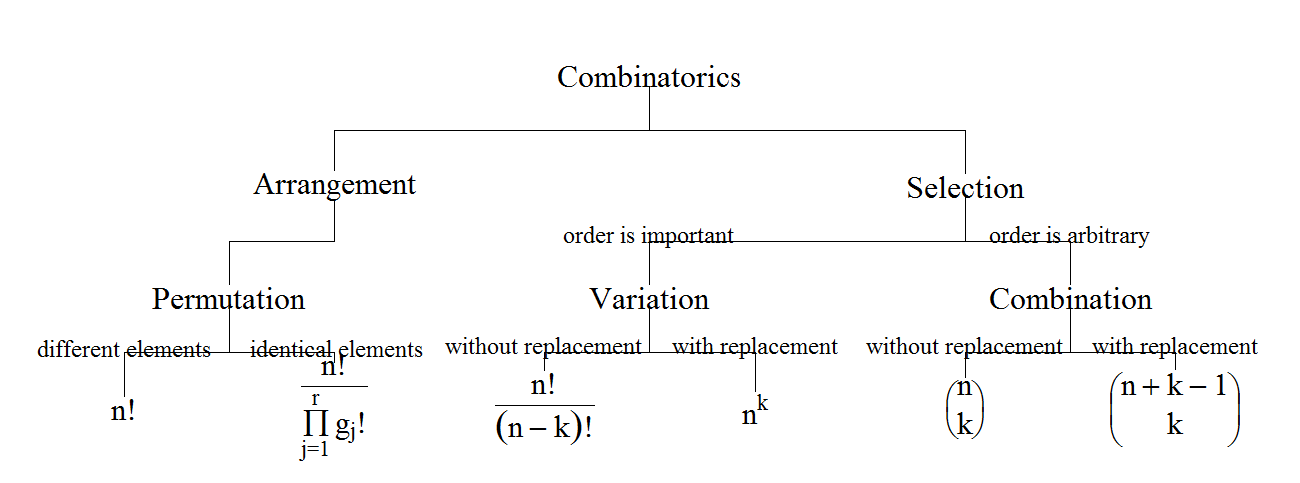

Recreate this plot in R.
graphics.off()
require(diagram)
par(mar = c(1, 1, 1, 1), family = "serif")
fromto <- matrix(ncol = 2, byrow = TRUE, data = c(1, 2, 1, 3, 2, 4, 3, 5, 3, 6, 4, 7, 4, 8, 5, 9, 5, 10, 6, 11, 6, 12))

elpos = coordinates(c(1, 2, 3, 6), relsize = 1)
texts = c("Combinatorics", "Arrangement", "Selection", "Permutation", "Variation", "Combination", expression(paste(n, 
                                                                                                                   "!")), exp = expression(frac(paste(n, "!"), prod(paste(g[j], "!"), paste(j, "=", 1), r))), expression(frac(paste(n, 
                                                                                                                                                                                                                                    "!"), paste((n - k), "!"))), expression(n^k), expression(bgroup("(", atop(n, k), ")")), expression(bgroup("(", atop(n + 
                                                                                                                                                                                                                                                                                                                                                          k - 1, k), ")")))

textarrow = c("", "", "", "order is important", "order is arbitrary", "different elements", " identical elements", "without replacement", 
              "with replacement", "without replacement", "with replacement")
openplotmat()
nr = nrow(fromto)
arrpos = matrix(ncol = 2, nrow = nr)
for (i in 1:nr) arrpos[i, ] = treearrow(to = elpos[fromto[i, 2], ], from = elpos[fromto[i, 1], ], lwd = 1, arr.pos = 0.1, 
                                        arr.length = 0, endhead = F)
nt = length(texts)
for (i in 1:nt) {
  textempty(mid = elpos[i, ], lab = texts[i], cex = 2)
}

for (i in 1:nr) {
  text(arrpos[i, 1] - 0, arrpos[i, 2] + 0.025, textarrow[i], cex = 1.5)
}
